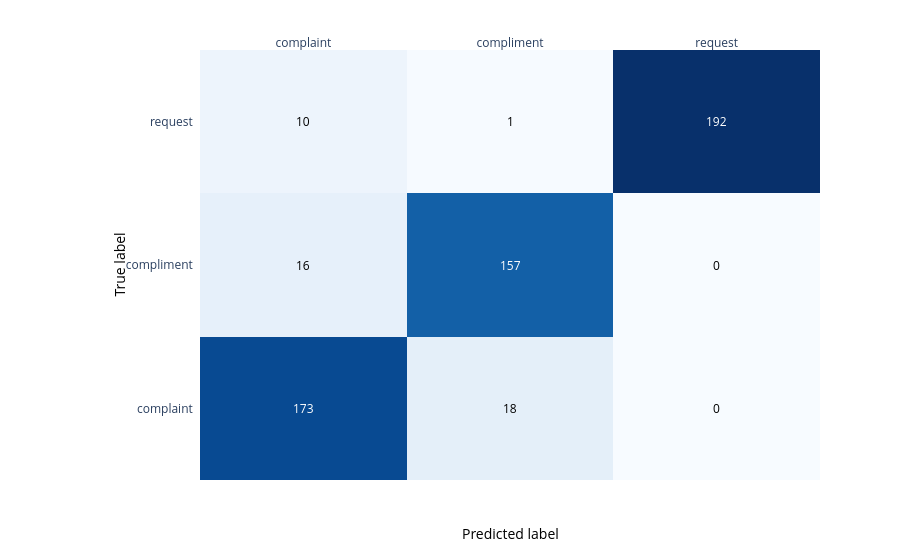

The notebook cell saved with this chart:
### Markdown cell above
Visualize the classification __confusion matrix__ for the best AutoML pipeline model applied to the hold-out sample

### Code cell
# Prepare a dataframe with incl. actual Ticket class categories and the predicted Ticket class categories
itst_score_mtrx_hdf=travel_sti_hdf_test.set_index("ID").join(score_pred_hdf.set_index("ID"))
itst_score_mtrx_hdf=itst_score_mtrx_hdf.rename_columns({'SCORE': 'PREDICTED_CLASS', 'Category': 'ACTUAL_CLASS'}).select('ID', 'ACTUAL_CLASS', 'PREDICTED_CLASS')

# Build the confusion matrix
from hana_ml.algorithms.pal import metrics
cm_df, classification_report_df = metrics.confusion_matrix(itst_score_mtrx_hdf, key='ID', label_true='ACTUAL_CLASS', label_pred='PREDICTED_CLASS')

# Plot the confustion matrix
from hana_ml.visualizers.metrics import MetricsVisualizer
cm_viz = MetricsVisualizer(show_plotly=False)
cm_viz.plot_confusion_matrix(df=cm_df, normalize=False) #normalize=False|True)

### Figure 1 — Plotly figure (JSON) as saved in the notebook; plotly's stock layout.template omitted (floating-point values rounded to 4 significant figures)
{"data": [{"colorscale": [[0, "rgb(247,251,255)"], [0.125, "rgb(222,235,247)"], [0.25, "rgb(198,219,239)"], [0.375, "rgb(158,202,225)"], [0.5, "rgb(107,174,214)"], [0.625, "rgb(66,146,198)"], [0.75, "rgb(33,113,181)"], [0.875, "rgb(8,81,156)"], [1, "rgb(8,48,107)"]], "reversescale": false, "showscale": false, "type": "heatmap", "x": ["complaint", "compliment", "request"], "y": ["complaint", "compliment", "request"], "z": [[173, 18, 0], [16, 157, 0], [10, 1, 192]]}], "layout": {"annotations": [{"font": {"color": "#FFFFFF"}, "showarrow": false, "text": "173", "x": "complaint", "xref": "x", "y": "complaint", "yref": "y"}, {"font": {"color": "#000000"}, "showarrow": false, "text": "18", "x": "compliment", "xref": "x", "y": "complaint", "yref": "y"}, {"font": {"color": "#000000"}, "showarrow": false, "text": "0", "x": "request", "xref": "x", "y": "complaint", "yref": "y"}, {"font": {"color": "#000000"}, "showarrow": false, "text": "16", "x": "complaint", "xref": "x", "y": "compliment", "yref": "y"}, {"font": {"color": "#FFFFFF"}, "showarrow": false, "text": "157", "x": "compliment", "xref": "x", "y": "compliment", "yref": "y"}, {"font": {"color": "#000000"}, "showarrow": false, "text": "0", "x": "request", "xref": "x", "y": "compliment", "yref": "y"}, {"font": {"color": "#000000"}, "showarrow": false, "text": "10", "x": "complaint", "xref": "x", "y": "request", "yref": "y"}, {"font": {"color": "#000000"}, "showarrow": false, "text": "1", "x": "compliment", "xref": "x", "y": "request", "yref": "y"}, {"font": {"color": "#FFFFFF"}, "showarrow": false, "text": "192", "x": "request", "xref": "x", "y": "request", "yref": "y"}, {"font": {"color": "black", "size": 14}, "showarrow": false, "text": "Predicted label", "x": 0.5, "xref": "paper", "y": -0.15, "yref": "paper"}, {"font": {"color": "black", "size": 14}, "showarrow": false, "text": "True label", "textangle": -90, "x": -0.15, "xref": "paper", "y": 0.5, "yref": "paper"}], "margin": {"l": 200, "t": 50}, "xaxis": {"dtick": 1, "gridcolor": "rgb(0, 0, 0)", "side": "top", "ticks": ""}, "yaxis": {"dtick": 1, "ticks": "", "ticksuffix": "  "}}}
